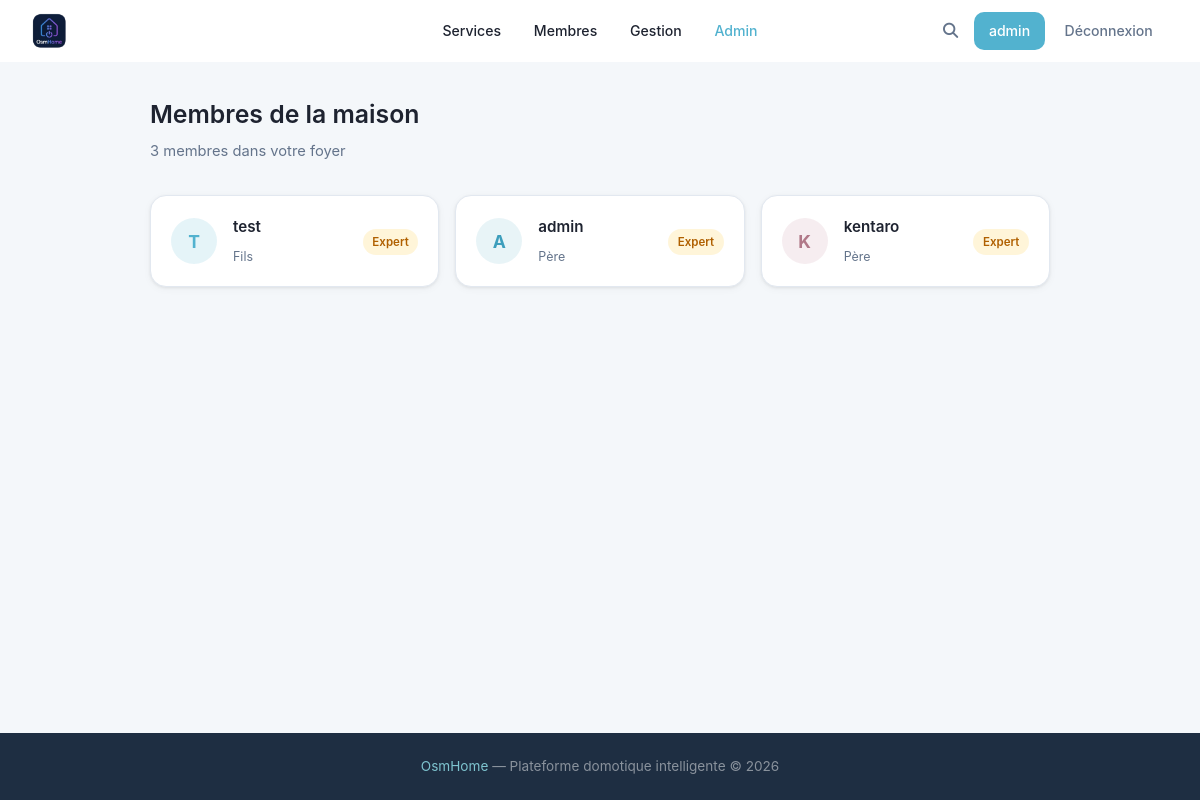
Before: /members (signed in) with the older database file.
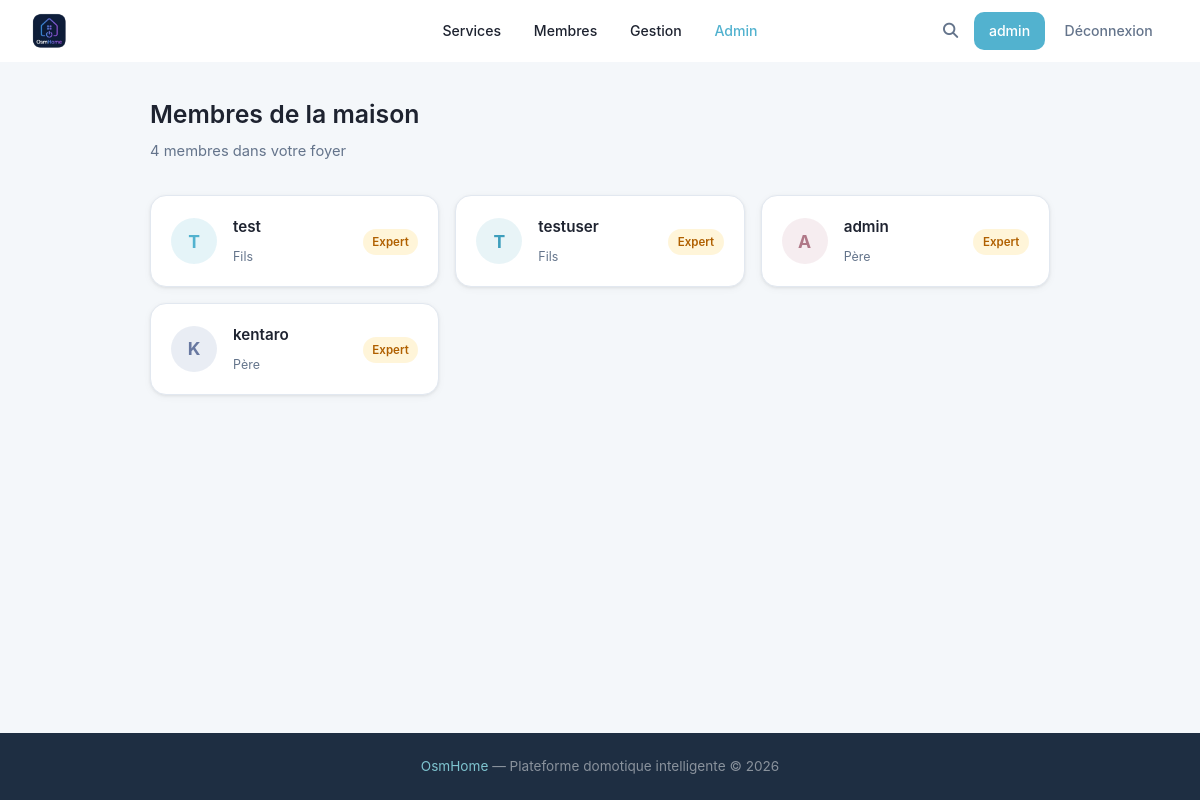
After: the same page with the newer database file.
### tables this page shows
CREATE TABLE users (
            id INTEGER PRIMARY KEY AUTOINCREMENT,
            username TEXT UNIQUE NOT NULL,
            password TEXT NOT NULL,
            lastname TEXT,
            firstname TEXT,
            age INTEGER,
            gender TEXT,
            birthdate TEXT,
            member_type TEXT,
            photo TEXT,
            level TEXT DEFAULT 'debutant',
            points REAL DEFAULT 0,
            email TEXT,
            email_verified INTEGER DEFAULT 0,
            role TEXT DEFAULT 'simple'
        , actions INTEGER DEFAULT 0, verification_token TEXT);

### main.py (the view)
@app.route('/members')
def membres():
    if 'username' not in flask.session:
        return flask.redirect('/login')
    all_members = utils.getAllMembers()
    return flask.render_template('membres.html', user=flask.session.get('username'), members=all_members)

### main.py (called while the page is built)
@app.context_processor
def inject_types():
    try:
        types = utils.getTypes()
    except Exception:
        types = []
    is_admin = False
    user_level = None
    if flask.session.get('username'):
        u = utils.getUser(flask.session['username'])
        is_admin = bool(u and u['role'] == 'admin')
        user_level = u['level'] if u else None
    return {'types': types, 'is_admin': is_admin, 'user_level': user_level}

### utils.py (called while the page is built)
def openDB() -> sqlite3.Connection:
    if 'db' not in flask.g:
        flask.g.db = sqlite3.connect(BASE)
        flask.g.db.row_factory = sqlite3.Row
    return flask.g.db

def closeDB(_ = None):
    db = flask.g.pop("db", None)
    if db is not None:
        db.close()

def getUser(username: str):
    db = openDB()
    return db.execute(
        'SELECT * FROM users WHERE username = ?',
        (username,)
    ).fetchone()

def getTypes() -> list:
    db = openDB()
    rows = db.execute('SELECT DISTINCT type FROM devices ORDER BY type').fetchall()
    return [row['type'] for row in rows]

### templates/membres.html (shortened to what this page needs)
{% extends 'base.html' %}
{% block extra_css %}<link rel="stylesheet" href="{{ url_for('static', filename='css/members.css') }}">{% endblock %}
{% block content %}
<div class="members-page">
    <div class="members-header">
        <h2>Membres de la maison</h2>
        <p>{{ members | length }} membre{{ 's' if members | length > 1 else '' }} dans votre foyer</p>
    </div>
    <div class="members-grid">
        {% for m in members %}
        <a href="/member/{{ m['username'] }}" class="member-card">
            <div class="member-avatar">{{ m['username'][0] | upper }}</div>
            <div class="member-info">
                <h3 class="member-username">{{ m['username'] }}</h3>
                <span class="member-role">{{ m['member_type'] or '—' }}</span>
            </div>
            <div class="member-level">
                <span class="level-badge level-{{ m['level'] }}">{{ m['level'] | capitalize }}</span>
            </div>
        </a>
        {% endfor %}
    </div>
</div>
{% endblock %}

Changed rows visible on the page:
added users: username "T", username "testuser", member_type "Fils", level "Expert"
Other visible differences:
{{ members | length }}: "3" → "4"
